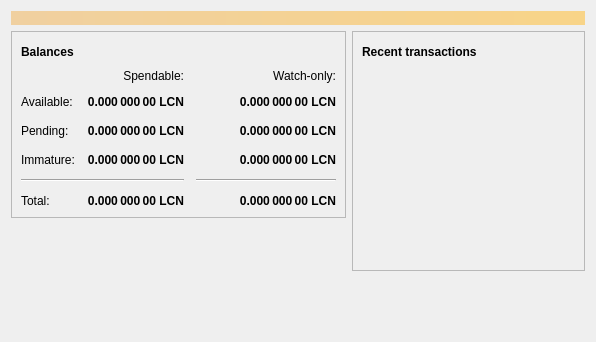
<?xml version="1.0" encoding="UTF-8"?>
<ui version="4.0">
 <class>OverviewPage</class>
 <widget class="QWidget" name="OverviewPage">
  <property name="geometry">
   <rect>
    <x>0</x>
    <y>0</y>
    <width>596</width>
    <height>342</height>
   </rect>
  </property>
  <property name="windowTitle">
   <string>Form</string>
  </property>
  <layout class="QVBoxLayout" name="topLayout">
   <item>
    <widget class="QLabel" name="labelAlerts">
     <property name="visible">
      <bool>false</bool>
     </property>
     <property name="styleSheet">
      <string notr="true">QLabel { background-color: qlineargradient(x1: 0, y1: 0, x2: 1, y2: 0, stop:0 #F0D0A0, stop:1 #F8D488); color:#000000; }</string>
     </property>
     <property name="wordWrap">
      <bool>true</bool>
     </property>
     <property name="margin">
      <number>3</number>
     </property>
     <property name="textInteractionFlags">
      <set>Qt::TextSelectableByMouse</set>
     </property>
    </widget>
   </item>
   <item>
    <layout class="QHBoxLayout" name="horizontalLayout" stretch="1,1">
     <item>
      <layout class="QVBoxLayout" name="verticalLayout_2">
       <item>
        <widget class="QFrame" name="frame">
         <property name="frameShape">
          <enum>QFrame::StyledPanel</enum>
         </property>
         <property name="frameShadow">
          <enum>QFrame::Raised</enum>
         </property>
         <layout class="QVBoxLayout" name="verticalLayout_4">
          <item>
           <layout class="QHBoxLayout" name="horizontalLayout_4">
            <item>
             <widget class="QLabel" name="label_5">
              <property name="font">
               <font>
                <weight>75</weight>
                <bold>true</bold>
               </font>
              </property>
              <property name="text">
               <string>Balances</string>
              </property>
             </widget>
            </item>
            <item>
             <widget class="QPushButton" name="labelWalletStatus">
              <property name="enabled">
               <bool>true</bool>
              </property>
              <property name="maximumSize">
               <size>
                <width>30</width>
                <height>16777215</height>
               </size>
              </property>
              <property name="toolTip">
               <string>The displayed information may be out of date. Your wallet automatically synchronizes with the Liteconnect network after a connection is established, but this process has not completed yet.</string>
              </property>
              <property name="text">
               <string/>
              </property>
              <property name="icon">
               <iconset resource="../bitcoin.qrc">
                <normaloff>:/icons/warning</normaloff>
                <disabledoff>:/icons/warning</disabledoff>:/icons/warning</iconset>
              </property>
              <property name="iconSize">
               <size>
                <width>24</width>
                <height>24</height>
               </size>
              </property>
              <property name="flat">
               <bool>true</bool>
              </property>
             </widget>
            </item>
            <item>
             <spacer name="horizontalSpacer_3">
              <property name="orientation">
               <enum>Qt::Horizontal</enum>
              </property>
              <property name="sizeHint" stdset="0">
               <size>
                <width>40</width>
                <height>20</height>
               </size>
              </property>
             </spacer>
            </item>
           </layout>
          </item>
          <item>
           <layout class="QGridLayout" name="gridLayout">
            <property name="spacing">
             <number>12</number>
            </property>
            <item row="2" column="2">
             <widget class="QLabel" name="labelWatchPending">
              <property name="font">
               <font>
                <weight>75</weight>
                <bold>true</bold>
               </font>
              </property>
              <property name="cursor">
               <cursorShape>IBeamCursor</cursorShape>
              </property>
              <property name="toolTip">
               <string>Unconfirmed transactions to watch-only addresses</string>
              </property>
              <property name="text">
               <string notr="true">0.000 000 00 LCN</string>
              </property>
              <property name="alignment">
               <set>Qt::AlignRight|Qt::AlignTrailing|Qt::AlignVCenter</set>
              </property>
              <property name="textInteractionFlags">
               <set>Qt::LinksAccessibleByMouse|Qt::TextSelectableByKeyboard|Qt::TextSelectableByMouse</set>
              </property>
             </widget>
            </item>
            <item row="2" column="1">
             <widget class="QLabel" name="labelUnconfirmed">
              <property name="font">
               <font>
                <weight>75</weight>
                <bold>true</bold>
               </font>
              </property>
              <property name="cursor">
               <cursorShape>IBeamCursor</cursorShape>
              </property>
              <property name="toolTip">
               <string>Total of transactions that have yet to be confirmed, and do not yet count toward the spendable balance</string>
              </property>
              <property name="text">
               <string notr="true">0.000 000 00 LCN</string>
              </property>
              <property name="alignment">
               <set>Qt::AlignRight|Qt::AlignTrailing|Qt::AlignVCenter</set>
              </property>
              <property name="textInteractionFlags">
               <set>Qt::LinksAccessibleByMouse|Qt::TextSelectableByKeyboard|Qt::TextSelectableByMouse</set>
              </property>
             </widget>
            </item>
            <item row="3" column="2">
             <widget class="QLabel" name="labelWatchImmature">
              <property name="font">
               <font>
                <weight>75</weight>
                <bold>true</bold>
               </font>
              </property>
              <property name="cursor">
               <cursorShape>IBeamCursor</cursorShape>
              </property>
              <property name="toolTip">
               <string>Mined balance in watch-only addresses that has not yet matured</string>
              </property>
              <property name="text">
               <string notr="true">0.000 000 00 LCN</string>
              </property>
              <property name="alignment">
               <set>Qt::AlignRight|Qt::AlignTrailing|Qt::AlignVCenter</set>
              </property>
              <property name="textInteractionFlags">
               <set>Qt::LinksAccessibleByMouse|Qt::TextSelectableByKeyboard|Qt::TextSelectableByMouse</set>
              </property>
             </widget>
            </item>
            <item row="4" column="0" colspan="2">
             <widget class="Line" name="line">
              <property name="orientation">
               <enum>Qt::Horizontal</enum>
              </property>
             </widget>
            </item>
            <item row="4" column="2">
             <widget class="Line" name="lineWatchBalance">
              <property name="sizePolicy">
               <sizepolicy hsizetype="Preferred" vsizetype="Fixed">
                <horstretch>0</horstretch>
                <verstretch>0</verstretch>
               </sizepolicy>
              </property>
              <property name="minimumSize">
               <size>
                <width>140</width>
                <height>0</height>
               </size>
              </property>
              <property name="orientation">
               <enum>Qt::Horizontal</enum>
              </property>
             </widget>
            </item>
            <item row="5" column="0">
             <widget class="QLabel" name="labelTotalText">
              <property name="text">
               <string>Total:</string>
              </property>
             </widget>
            </item>
            <item row="3" column="1">
             <widget class="QLabel" name="labelImmature">
              <property name="font">
               <font>
                <weight>75</weight>
                <bold>true</bold>
               </font>
              </property>
              <property name="cursor">
               <cursorShape>IBeamCursor</cursorShape>
              </property>
              <property name="toolTip">
               <string>Mined balance that has not yet matured</string>
              </property>
              <property name="text">
               <string notr="true">0.000 000 00 LCN</string>
              </property>
              <property name="alignment">
               <set>Qt::AlignRight|Qt::AlignTrailing|Qt::AlignVCenter</set>
              </property>
              <property name="textInteractionFlags">
               <set>Qt::LinksAccessibleByMouse|Qt::TextSelectableByKeyboard|Qt::TextSelectableByMouse</set>
              </property>
             </widget>
            </item>
            <item row="2" column="3">
             <spacer name="horizontalSpacer_2">
              <property name="orientation">
               <enum>Qt::Horizontal</enum>
              </property>
              <property name="sizeHint" stdset="0">
               <size>
                <width>40</width>
                <height>20</height>
               </size>
              </property>
             </spacer>
            </item>
            <item row="3" column="0">
             <widget class="QLabel" name="labelImmatureText">
              <property name="text">
               <string>Immature:</string>
              </property>
             </widget>
            </item>
            <item row="5" column="1">
             <widget class="QLabel" name="labelTotal">
              <property name="font">
               <font>
                <weight>75</weight>
                <bold>true</bold>
               </font>
              </property>
              <property name="cursor">
               <cursorShape>IBeamCursor</cursorShape>
              </property>
              <property name="toolTip">
               <string>Your current total balance</string>
              </property>
              <property name="text">
               <string notr="true">0.000 000 00 LCN</string>
              </property>
              <property name="alignment">
               <set>Qt::AlignRight|Qt::AlignTrailing|Qt::AlignVCenter</set>
              </property>
              <property name="textInteractionFlags">
               <set>Qt::LinksAccessibleByMouse|Qt::TextSelectableByKeyboard|Qt::TextSelectableByMouse</set>
              </property>
             </widget>
            </item>
            <item row="5" column="2">
             <widget class="QLabel" name="labelWatchTotal">
              <property name="font">
               <font>
                <weight>75</weight>
                <bold>true</bold>
               </font>
              </property>
              <property name="cursor">
               <cursorShape>IBeamCursor</cursorShape>
              </property>
              <property name="toolTip">
               <string>Current total balance in watch-only addresses</string>
              </property>
              <property name="text">
               <string notr="true">0.000 000 00 LCN</string>
              </property>
              <property name="alignment">
               <set>Qt::AlignRight|Qt::AlignTrailing|Qt::AlignVCenter</set>
              </property>
              <property name="textInteractionFlags">
               <set>Qt::LinksAccessibleByMouse|Qt::TextSelectableByKeyboard|Qt::TextSelectableByMouse</set>
              </property>
             </widget>
            </item>
            <item row="0" column="2">
             <widget class="QLabel" name="labelWatchonly">
              <property name="text">
               <string>Watch-only:</string>
              </property>
              <property name="alignment">
               <set>Qt::AlignRight|Qt::AlignTrailing|Qt::AlignVCenter</set>
              </property>
             </widget>
            </item>
            <item row="1" column="0">
             <widget class="QLabel" name="labelBalanceText">
              <property name="text">
               <string>Available:</string>
              </property>
             </widget>
            </item>
            <item row="1" column="1">
             <widget class="QLabel" name="labelBalance">
              <property name="font">
               <font>
                <weight>75</weight>
                <bold>true</bold>
               </font>
              </property>
              <property name="cursor">
               <cursorShape>IBeamCursor</cursorShape>
              </property>
              <property name="toolTip">
               <string>Your current spendable balance</string>
              </property>
              <property name="text">
               <string notr="true">0.000 000 00 LCN</string>
              </property>
              <property name="alignment">
               <set>Qt::AlignRight|Qt::AlignTrailing|Qt::AlignVCenter</set>
              </property>
              <property name="textInteractionFlags">
               <set>Qt::LinksAccessibleByMouse|Qt::TextSelectableByKeyboard|Qt::TextSelectableByMouse</set>
              </property>
             </widget>
            </item>
            <item row="1" column="2">
             <widget class="QLabel" name="labelWatchAvailable">
              <property name="font">
               <font>
                <weight>75</weight>
                <bold>true</bold>
               </font>
              </property>
              <property name="cursor">
               <cursorShape>IBeamCursor</cursorShape>
              </property>
              <property name="toolTip">
               <string>Your current balance in watch-only addresses</string>
              </property>
              <property name="text">
               <string notr="true">0.000 000 00 LCN</string>
              </property>
              <property name="alignment">
               <set>Qt::AlignRight|Qt::AlignTrailing|Qt::AlignVCenter</set>
              </property>
              <property name="textInteractionFlags">
               <set>Qt::LinksAccessibleByMouse|Qt::TextSelectableByKeyboard|Qt::TextSelectableByMouse</set>
              </property>
             </widget>
            </item>
            <item row="2" column="0">
             <widget class="QLabel" name="labelPendingText">
              <property name="text">
               <string>Pending:</string>
              </property>
             </widget>
            </item>
            <item row="0" column="1">
             <widget class="QLabel" name="labelSpendable">
              <property name="text">
               <string>Spendable:</string>
              </property>
              <property name="alignment">
               <set>Qt::AlignRight|Qt::AlignTrailing|Qt::AlignVCenter</set>
              </property>
             </widget>
            </item>
           </layout>
          </item>
         </layout>
        </widget>
       </item>
       <item>
        <spacer name="verticalSpacer">
         <property name="orientation">
          <enum>Qt::Vertical</enum>
         </property>
         <property name="sizeHint" stdset="0">
          <size>
           <width>20</width>
           <height>40</height>
          </size>
         </property>
        </spacer>
       </item>
      </layout>
     </item>
     <item>
      <layout class="QVBoxLayout" name="verticalLayout_3">
       <item>
        <widget class="QFrame" name="frame_2">
         <property name="frameShape">
          <enum>QFrame::StyledPanel</enum>
         </property>
         <property name="frameShadow">
          <enum>QFrame::Raised</enum>
         </property>
         <layout class="QVBoxLayout" name="verticalLayout">
          <item>
           <layout class="QHBoxLayout" name="horizontalLayout_2">
            <item>
             <widget class="QLabel" name="label_4">
              <property name="font">
               <font>
                <weight>75</weight>
                <bold>true</bold>
               </font>
              </property>
              <property name="text">
               <string>Recent transactions</string>
              </property>
             </widget>
            </item>
            <item>
             <widget class="QPushButton" name="labelTransactionsStatus">
              <property name="enabled">
               <bool>true</bool>
              </property>
              <property name="maximumSize">
               <size>
                <width>30</width>
                <height>16777215</height>
               </size>
              </property>
              <property name="toolTip">
               <string>The displayed information may be out of date. Your wallet automatically synchronizes with the Liteconnect network after a connection is established, but this process has not completed yet.</string>
              </property>
              <property name="text">
               <string/>
              </property>
              <property name="icon">
               <iconset resource="../bitcoin.qrc">
                <normaloff>:/icons/warning</normaloff>
                <disabledoff>:/icons/warning</disabledoff>:/icons/warning</iconset>
              </property>
              <property name="iconSize">
               <size>
                <width>24</width>
                <height>24</height>
               </size>
              </property>
              <property name="flat">
               <bool>true</bool>
              </property>
             </widget>
            </item>
            <item>
             <spacer name="horizontalSpacer">
              <property name="orientation">
               <enum>Qt::Horizontal</enum>
              </property>
              <property name="sizeHint" stdset="0">
               <size>
                <width>40</width>
                <height>20</height>
               </size>
              </property>
             </spacer>
            </item>
           </layout>
          </item>
          <item>
           <widget class="QListView" name="listTransactions">
            <property name="styleSheet">
             <string notr="true">QListView { background: transparent; }</string>
            </property>
            <property name="frameShape">
             <enum>QFrame::NoFrame</enum>
            </property>
            <property name="verticalScrollBarPolicy">
             <enum>Qt::ScrollBarAlwaysOff</enum>
            </property>
            <property name="horizontalScrollBarPolicy">
             <enum>Qt::ScrollBarAlwaysOff</enum>
            </property>
            <property name="selectionMode">
             <enum>QAbstractItemView::NoSelection</enum>
            </property>
           </widget>
          </item>
         </layout>
        </widget>
       </item>
       <item>
        <spacer name="verticalSpacer_2">
         <property name="orientation">
          <enum>Qt::Vertical</enum>
         </property>
         <property name="sizeHint" stdset="0">
          <size>
           <width>20</width>
           <height>40</height>
          </size>
         </property>
        </spacer>
       </item>
      </layout>
     </item>
    </layout>
   </item>
  </layout>
 </widget>
 <resources/>
 <connections/>
</ui>
